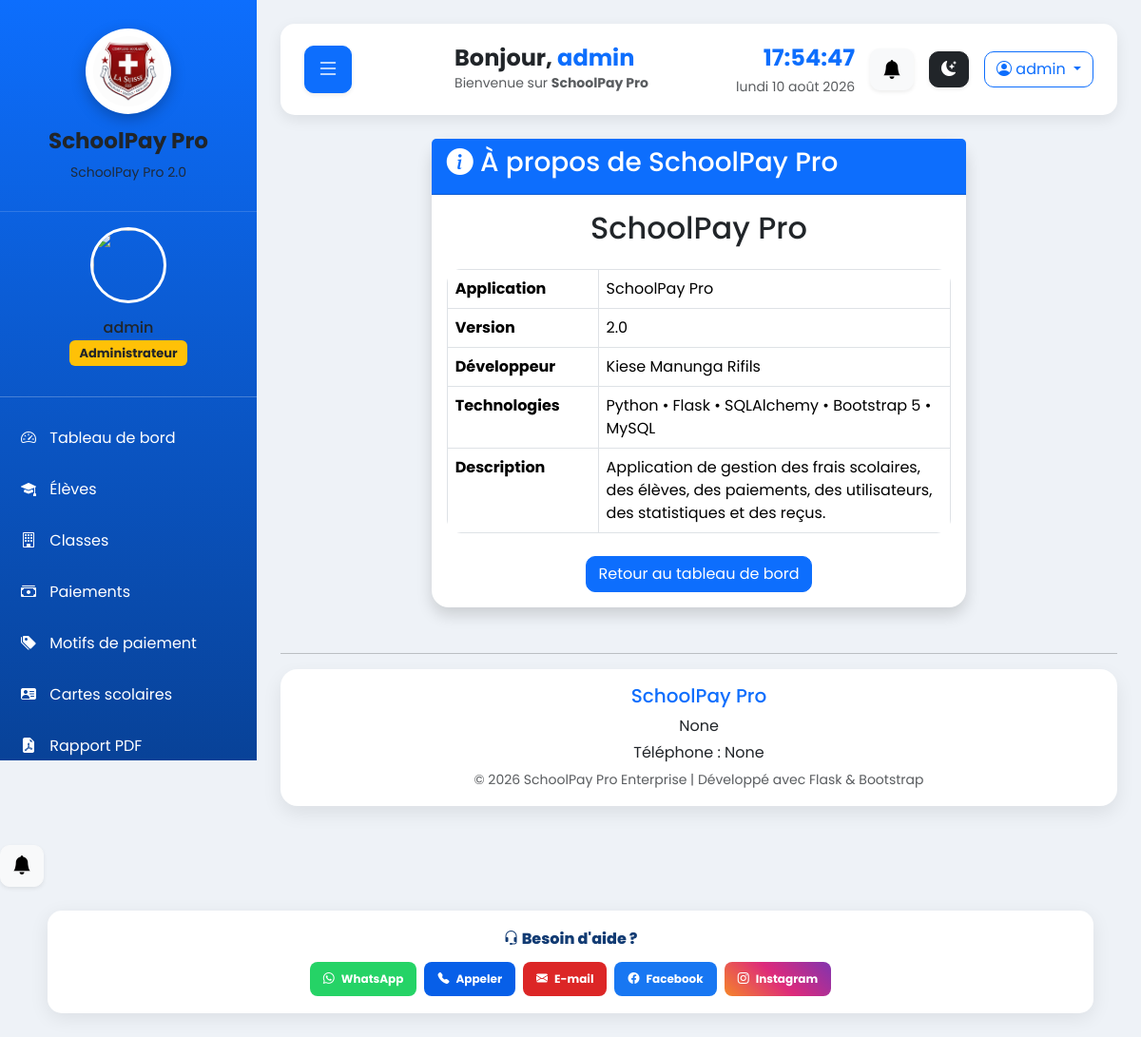
/apropos (signed in), run on the app's committed database.
### database/models.py (models this page shows, shortened)
class Parametre(db.Model):
    __tablename__ = "parametres"
    id = db.Column(
        db.Integer,
        primary_key=True
    )
    nom_ecole = db.Column(
        db.String(150),
        nullable=False,
        default="SchoolPay Pro"
    )
    logo = db.Column(
        db.String(255),
        nullable=True
    )
    adresse = db.Column(
        db.String(255),
        nullable=True
    )
    telephone = db.Column(
        db.String(50),
        nullable=True
    )
    email = db.Column(
        db.String(100),
        nullable=True
    )
    site_web = db.Column(
        db.String(150),
        nullable=True
    )
    devise = db.Column(
        db.String(20),
        nullable=False,
        default="USD"
    )
    directeur = db.Column(
        db.String(150),
        nullable=True
    )
    signature = db.Column(
        db.String(255),
        nullable=True
    )
    cachet = db.Column(
        db.String(255),
        nullable=True
    )
    date_creation = db.Column(
        db.DateTime,
        default=datetime.utcnow
    )

### app.py (the view)
@app.route("/apropos")
@login_required
def apropos():
    parametre = Parametre.query.first()
    return render_template(
        "apropos.html",
        parametre=parametre
    )

### app.py (called while the page is built, shortened)
def login_required(f):
    @wraps(f)
    def decorated_function(*args, **kwargs):
        return f(*args, **kwargs)
    return decorated_function

@app.context_processor
def inject_global_variables():
    try:
        nb_notifications = Notification.query.filter_by(
            lue=False
        ).count()
    except Exception:
        nb_notifications = 0
    param = Parametre.query.first()
    return dict(
        nb_notifications=nb_notifications,
        param=param
    )

@app.context_processor
def inject_param():
    param = Parametre.query.first()
    return dict(param=param)

### templates/apropos.html (shortened to what this page needs)
{% extends "base.html" %}
{% block content %}
<div class="container-fluid">
    <div class="row justify-content-center">
        <div class="col-lg-8">
            <div class="card shadow">
                <div class="card-header bg-primary text-white">
                    <h3>
                        <i class="bi bi-info-circle-fill"></i>
                        À propos de SchoolPay Pro
                    </h3>
                </div>
                <div class="card-body">
                    <div class="text-center mb-4">
                        <h2>
                            {{ parametre.nom_ecole if parametre else "SchoolPay Pro" }}
                        </h2>
                    </div>
                    <table class="table table-bordered">
                        <tr>
                            <th width="30%">Application</th>
                            <td>SchoolPay Pro</td>
                        </tr>
                        <tr>
                            <th>Version</th>
                            <td>2.0</td>
                        </tr>
                        <tr>
                            <th>Développeur</th>
                            <td>Kiese Manunga Rifils</td>
                        </tr>
                        <tr>
                            <th>Technologies</th>
                            <td>
                                Python • Flask • SQLAlchemy • Bootstrap 5 • MySQL
                            </td>
                        </tr>
                        <tr>
                            <th>Description</th>
                            <td>
                                Application de gestion des frais scolaires,
                                des élèves, des paiements, des utilisateurs,
                                des statistiques et des reçus.
                            </td>
                        </tr>
                    </table>
                    <div class="text-center mt-4">
                        <a
                            href="{{ url_for('dashboard') }}"
                            class="btn btn-primary">
                            Retour au tableau de bord
                        </a>
                    </div>
                </div>
            </div>
        </div>
    </div>
</div>
{% endblock %}

### templates/base.html (shortened to what this page needs)
<!DOCTYPE html>
<html lang="fr">
<head>
    <link
        href="https://cdn.jsdelivr.net/npm/bootstrap@5.3.7/dist/css/bootstrap.min.css"
        rel="stylesheet">
    <link
        href="https://cdn.jsdelivr.net/npm/bootstrap-icons@1.11.3/font/bootstrap-icons.css"
        rel="stylesheet">
</head>
<body>
<div class="sidebar">
    <div class="logo">
        {% if param and param.logo %}
            <img
                src="{{ url_for('static', filename='uploads/' + param.logo) }}"
                alt="Logo">
        {% else %}
            <img
                src="{{ url_for('static', filename='images/logo.png') }}"
                alt="Logo">
        {% endif %}
        <h3>
            {{ param.nom_ecole if param else "Complexe Scolaire La Suisse" }}
        </h3>
        <small>
            SchoolPay Pro 2.0
        </small>
    </div>
    <div class="text-center py-3">
        {% if session.get("photo") %}
            <img
                src="{{ url_for('static', filename='uploads/' + session.get('photo')) }}"
                class="rounded-circle border border-3 border-white"
                width="80"
                height="80">
        {% else %}
            <img
                src="{{ url_for('static', filename='images/avatar.png') }}"
                class="rounded-circle border border-3 border-white"
                width="80"
                height="80">
        {% endif %}
        <h6 class="mt-3 mb-1">
            {{ session.get("user","Utilisateur") }}
        </h6>
        <span class="badge bg-warning text-dark">
            {{ session.get("role","Utilisateur") }}
        </span>
    </div>
    <hr class="text-white">
    <a href="{{ url_for('dashboard') }}"
       class="{% if request.endpoint=='dashboard' %}active{% endif %}">
        <i class="bi bi-speedometer2"></i>
        Tableau de bord
    </a>
    <a href="{{ url_for('eleves') }}"
       class="{% if request.endpoint=='eleves' %}active{% endif %}">
        <i class="bi bi-mortarboard-fill"></i>
        Élèves
    </a>
    <a href="{{ url_for('classes') }}"
       class="{% if request.endpoint=='classes' %}active{% endif %}">
        <i class="bi bi-building"></i>
        Classes
    </a>
    <a href="{{ url_for('paiements') }}"
       class="{% if request.endpoint=='paiements' %}active{% endif %}">
        <i class="bi bi-cash-stack"></i>
        Paiements
    </a>
    <a href="{{ url_for('motifs') }}"
       class="{% if request.endpoint=='motifs' %}active{% endif %}">
        <i class="bi bi-tags-fill"></i>
        Motifs de paiement
    </a>
    <a href="{{ url_for('cartes') }}"
       class="{% if request.endpoint=='cartes' %}active{% endif %}">
        <i class="bi bi-person-vcard-fill"></i>
        Cartes scolaires
    </a>
    <a href="{{ url_for('rapport_paiements') }}">
        <i class="bi bi-file-earmark-pdf-fill"></i>
        Rapport PDF
    </a>
</div>
<div class="content">
<div class="topbar">
<button
    id="toggleSidebar"
    class="btn btn-primary shadow-sm me-3">
    <i class="bi bi-list fs-4"></i>
</button>
    <div>
        <h4 class="fw-bold mb-0">
            Bonjour,
            <span class="text-primary">
                {{ session.get("user","Utilisateur") }}
            </span>
        </h4>
        <small class="text-muted">
            Bienvenue sur
            <strong>
                {{ param.nom_ecole if param else "Complexe Scolaire La Suisse" }}
            </strong>
        </small>
    </div>
    <div class="d-flex align-items-center gap-3">
        <div class="text-end">
            <div
                id="heure"
                class="fw-bold text-primary fs-4">
            </div>
            <small
                id="date"
                class="text-muted">
            </small>
        </div>
        <a
            href="{{ url_for('notifications') }}"
            class="btn btn-light position-relative shadow-sm">
            <i class="bi bi-bell-fill fs-5"></i>
        </a>
        <button
            id="darkModeBtn"
            class="btn btn-dark shadow-sm">
        </button>
        <div class="dropdown">
            <button
                class="btn btn-outline-primary dropdown-toggle"
                data-bs-toggle="dropdown">
                <i class="bi bi-person-circle"></i>
                {{ session.get("user") }}
            </button>
        </div>
    </div>
</div>
{% block content %}
{% endblock %}
<hr class="mt-5">
<footer class="text-center mb-3">
    <div class="card">
        <div class="card-body">
            <h5 class="text-primary">
                {{ param.nom_ecole if param else "Complexe Scolaire La Suisse" }}
            </h5>
            <p class="mb-1">
                {{ param.adresse if param else "Kinshasa - RDC" }}
            </p>
            <p class="mb-1">
                {% if param %}
                    Téléphone :
                    {{ param.telephone }}
                {% endif %}
            </p>
            <small class="text-muted">
                © 2026 SchoolPay Pro Enterprise
                |
                Développé avec Flask & Bootstrap
            </small>
        </div>
    </div>
</footer>
</div>
<div class="dropdown">
    <button
        class="btn btn-light position-relative shadow-sm"
        data-bs-toggle="dropdown"
        title="Notifications">
        <i class="bi bi-bell-fill fs-5"></i>
    </button>
</div>
<link href="https://cdn.jsdelivr.net/npm/select2@4.1.0-rc.0/dist/css/select2.min.css" rel="stylesheet">
<div class="contact-bar">
    <div class="contact-title">
        <i class="bi bi-headset"></i>
        Besoin d'aide ?
    </div>
    <div class="contact-links">
        <a
            href="https://wa.me/243900956273"
            target="_blank"
            rel="noopener noreferrer"
            class="contact-btn whatsapp">
            <i class="bi bi-whatsapp"></i>
            WhatsApp
        </a>
        <a
            href="tel:+243840146816"
            class="contact-btn phone">
            <i class="bi bi-telephone-fill"></i>
            Appeler
        </a>
        <a
            href="mailto:kiesemanungarifis@gmail.com"
            class="contact-btn email">
            <i class="bi bi-envelope-fill"></i>
            E-mail
        </a>
        <a
            href="https://www.facebook.com/"
            target="_blank"
            rel="noopener noreferrer"
            class="contact-btn facebook">
            <i class="bi bi-facebook"></i>
            Facebook
        </a>
        <a
            href="https://www.instagram.com/"
            target="_blank"
            rel="noopener noreferrer"
            class="contact-btn instagram">
            <i class="bi bi-instagram"></i>
            Instagram
        </a>
    </div>
</div>
</body>
</html>

### templates/base.html (style rules this page uses)
.table tbody tr { transition:.25s; }
.btn { transition:.30s; }
.badge { font-size:13px; padding:7px 10px; }
.card { transition:.35s; }
* { margin:0; padding:0; box-sizing:border-box; font-family:'Poppins',sans-serif; }
body { background:#eef2f7; overflow-x:hidden; transition:.4s; }
.sidebar { position:fixed; left:0; top:0; width:270px; height:100vh; background:linear-gradient(180deg,#0d6efd,#084298); transition:.35s; overflow-y:auto; z-index:1000; }
.content { margin-left:270px; transition:.35s; }
.logo { text-align:center; padding:30px 20px; border-bottom:1px solid rgba(255,255,255,.15); }
.logo img { width:90px; height:90px; border-radius:50%; background:white; padding:8px; box-shadow:0 5px 15px rgba(0,0,0,.25); }
.logo h3 { margin-top:15px; font-size:23px; font-weight:bold; }
.logo small { display:block; opacity:.9; }
.sidebar a { display:block; color:white; text-decoration:none; padding:15px 22px; transition:.3s; }
.sidebar i { margin-right:10px; }
.content { margin-left:270px; padding:25px; }
.topbar { background:white; border-radius:15px; padding:18px 25px; margin-bottom:25px; display:flex; justify-content:space-between; align-items:center; box-shadow:0 5px 15px rgba(0,0,0,.08); }
.card { border:none; border-radius:18px; box-shadow:0 8px 20px rgba(0,0,0,.08); }
.table { border-radius:15px; overflow:hidden; }
.btn { border-radius:10px; }
.card { animation:apparition .6s ease; }
.contact-bar { margin: 25px auto; padding: 18px; max-width: 1100px; background: white; border-radius: 15px; box-shadow: 0 5px 20px rgba(0, 0, 0, .08); text-align: center; }
.contact-title { font-size: 16px; font-weight: 800; color: #123b73; margin-bottom: 12px; }
.contact-links { display: flex; justify-content: center; align-items: center; flex-wrap: wrap; gap: 8px; }
.contact-btn { display: inline-flex; align-items: center; gap: 7px; padding: 9px 14px; border-radius: 8px; color: white; text-decoration: none; font-size: 12px; font-weight: 700; transition: .2s; }
.whatsapp { background: #25D366; }
.phone { background: #075fe8; }
.email { background: #dc2626; }
.facebook { background: #1877F2; }
.instagram { background: linear-gradient( 45deg, #f58529, #dd2a7b, #8134af ); }
.whatsapp { background: #25D366; color: white; }

### data on the page
Parametre: nom_ecole "SchoolPay Pro", adresse "None", telephone "None"

### other printed values
{{ session.get("user","Utilisateur") }} "admin"
{{ session.get("role","Utilisateur") }} "Administrateur"
{{ session.get("user") }} "admin"
